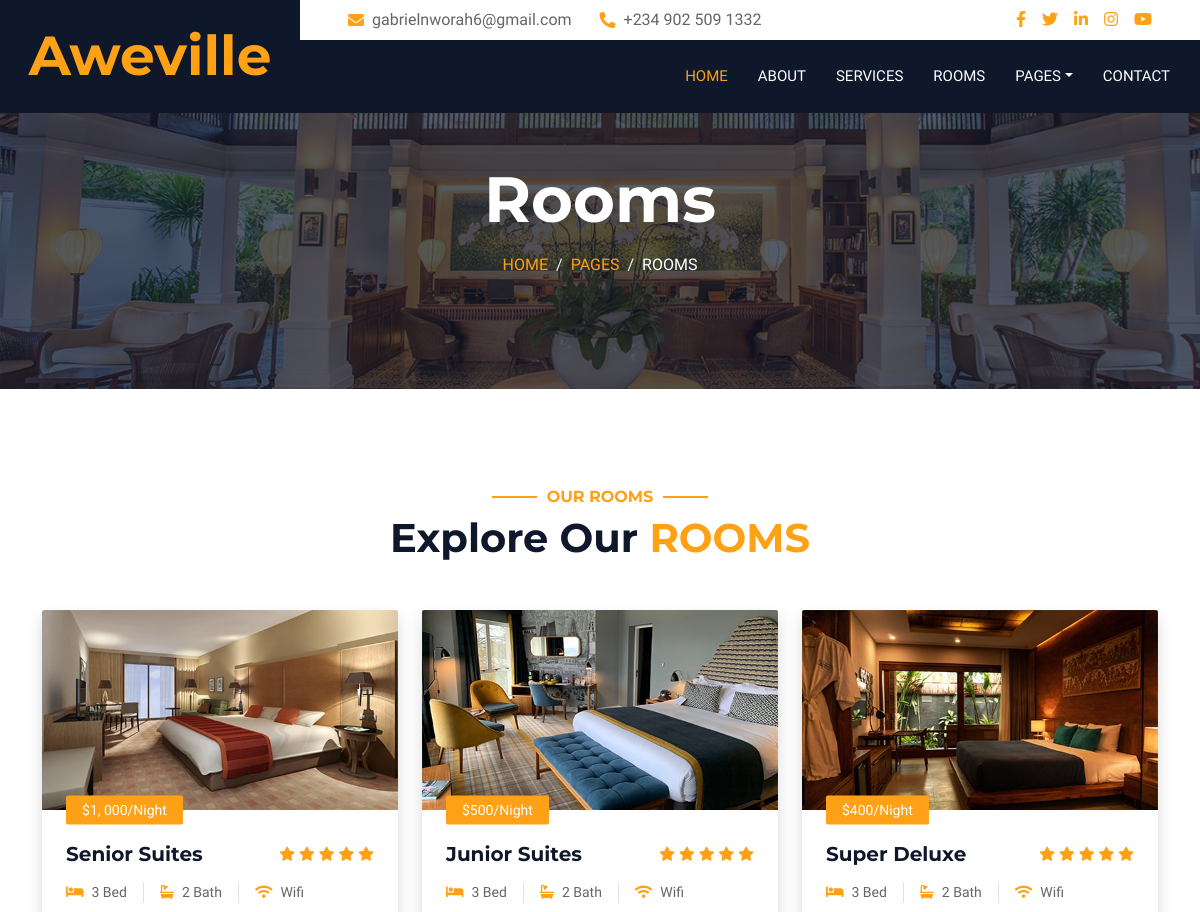
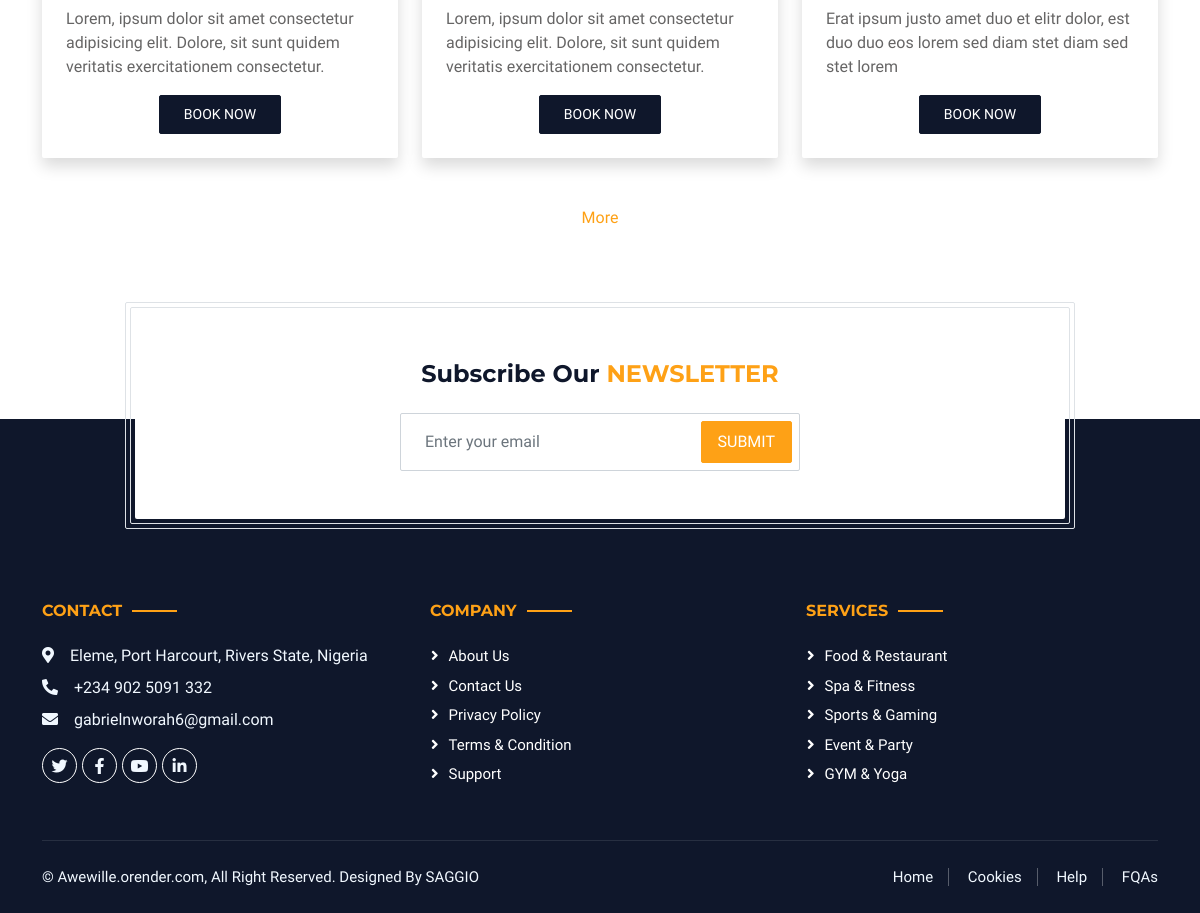
Screenshot of /rooms with the database file from the repository (2 pictures, top to bottom).
### AwevilleApp/models.py (models this page shows, shortened)
class Room(models.Model):
    Title = models.CharField(max_length=200)
    Price = models.CharField(max_length=30)
    Description = models.TextField()
    Star = models.IntegerField()
    Image = models.ImageField(upload_to="upload")
    DatePub = models.DateTimeField(default=datetime.now(), editable=False)

### AwevilleApp/views.py (the view)
# urls.py: path('rooms', roomView),
def roomView(request):
    subscriberForm = SubscriberForm(request.POST)
    if request.method == 'POST':
        if subscriberForm.is_valid():
            subscriberForm.save()
    Rooms = Room.objects.all()
    paginator = Paginator(Rooms, 3)
    paginator_page_number = request.GET.get("page")
    page_obj = paginator.get_page(paginator_page_number)
    for room in Rooms:
        print(room.id)
    return render(request, "rooms.html", { 'subscriberForm': subscriberForm, "Rooms": page_obj})

### AwevilleApp/forms.py
class SubscriberForm(ModelForm):
    class Meta:
        model = Subscriber
        fields = "__all__"

### AwevilleApp/templates/rooms.html (shortened to what this page needs)
{% load static %}
    {% block content %}
     {% include '__header.html' %}
     <div class="container-xxl bg-white p-0">
        <div class="container-fluid page-header mb-5 p-0" style="background-image: url({% static 'img/carousel-1.jpg' %});">
            <div class="container-fluid page-header-inner py-5">
                <div class="container text-center pb-5">
                    <h1 class="display-3 text-white mb-3 animated slideInDown">Rooms</h1>
                    <nav aria-label="breadcrumb">
                        <ol class="breadcrumb justify-content-center text-uppercase">
                            <li class="breadcrumb-item"><a href="/">Home</a></li>
                            <li class="breadcrumb-item"><a href="">Pages</a></li>
                            <li class="breadcrumb-item text-white active" aria-current="page">Rooms</li>
                        </ol>
                    </nav>
                </div>
            </div>
        </div>
        <div class="container-xxl py-5">
            <div class="container">
                <div class="text-center wow fadeInUp" data-wow-delay="0.1s">
                    <h6 class="section-title text-center text-primary text-uppercase">Our Rooms</h6>
                    <h1 class="mb-5">Explore Our <span class="text-primary text-uppercase">Rooms</span></h1>
                </div>
                <div class="row g-4" style="display: flex; justify-content: space-evenly;">
                    {% for room in Rooms %}
                    <div class="col-lg-4 col-md-6 wow fadeInUp" data-wow-delay="0.1s">
                        <div class="room-item shadow rounded overflow-hidden">
                            <div class="position-relative">
                                <img class="img-fluid" src="{{ room.Image.url }}" alt="{{ room.Title }}" style="height: 200px; width: 360px;">
                                <small class="position-absolute start-0 top-100 translate-middle-y bg-primary text-white rounded py-1 px-3 ms-4">${{ room.Price }}/Night</small>
                            </div>
                            <div class="p-4 mt-2">
                                <div class="d-flex justify-content-between mb-3">
                                    <h5 class="mb-0">{{ room.Title }}</h5>
                                    <div class="ps-2">
                                        <small class="fa fa-star text-primary"></small>
                                        <small class="fa fa-star text-primary"></small>
                                        <small class="fa fa-star text-primary"></small>
                                        <small class="fa fa-star text-primary"></small>
                                        <small class="fa fa-star text-primary"></small>
                                    </div>
                                </div>
                                <div class="d-flex mb-3">
                                    <small class="border-end me-3 pe-3"><i class="fa fa-bed text-primary me-2"></i>3 Bed</small>
                                    <small class="border-end me-3 pe-3"><i class="fa fa-bath text-primary me-2"></i>2 Bath</small>
                                    <small><i class="fa fa-wifi text-primary me-2"></i>Wifi</small>
                                </div>
                                <p class="text-body mb-3">{{ room.Description }}</p>
                                <div class="d-flex justify-content-around">
                                    <a class="btn btn-sm btn-dark rounded py-2 px-4" href="/booking/{{ room.Title }}/{{ room.Image.url}}/">Book Now</a>
                                </div>
                            </div>
                        </div>
                    </div>
                    {% endfor %}
                </div>
            </div>
        </div>
        <div style="width: 100%; display: flex; justify-content: space-around;">
            {% if Rooms.has_next and not Rooms.has_previous %}
                <a href="?page={{ Rooms.next_page_number }}" style="text-decoration: none; color: #FEA116;">More</a>
            {% endif %}
        </div>
        <br>
        {% include '__footer.html' %}
     </div>
    {% endblock %}

### AwevilleApp/templates/__header.html (shortened to what this page needs)
{% load static %}
<!DOCTYPE html>
<html lang="en">
<head>
    <link href="https://cdnjs.cloudflare.com/ajax/libs/font-awesome/5.10.0/css/all.min.css" rel="stylesheet">
    <link href="https://cdn.jsdelivr.net/npm/bootstrap-icons@1.4.1/font/bootstrap-icons.css" rel="stylesheet">
    <link href="{% static '/lib/animate/animate.min.css' %}" rel="stylesheet">
    <link href="{% static '/lib/owlcarousel/assets/owl.carousel.min.css' %}" rel="stylesheet">
    <link href="{% static '/lib/tempusdominus/css/tempusdominus-bootstrap-4.min.css' %}" rel="stylesheet" />
    <link href="{% static 'css/bootstrap.min.css' %}" rel="stylesheet">
    <link href="{% static '/css/style.css' %}" rel="stylesheet">
</head>
<body>
    <div class="container-xxl bg-white p-0">
        <div class="container-fluid bg-dark px-0">
            <div class="row gx-0">
                <div class="col-lg-3 bg-dark d-none d-lg-block">
                    <a href="/" class="navbar-brand w-100 h-100 m-0 p-0 d-flex align-items-center justify-content-center">
                        <h1 class="m-0 text-primary" style="font-size: 55px;">Aweville</h1>
                    </a>
                </div>
                <div class="col-lg-9">
                    <div class="row gx-0 bg-white d-none d-lg-flex">
                        <div class="col-lg-7 px-5 text-start">
                            <div class="h-100 d-inline-flex align-items-center py-2 me-4">
                                <i class="fa fa-envelope text-primary me-2"></i>
                                <p class="mb-0">gabrielnworah6@gmail.com</p>
                            </div>
                            <div class="h-100 d-inline-flex align-items-center py-2">
                                <i class="fa fa-phone-alt text-primary me-2"></i>
                                <p class="mb-0">+234 902 509 1332</p>
                            </div>
                        </div>
                        <div class="col-lg-5 px-5 text-end">
                            <div class="d-inline-flex align-items-center py-2">
                                <a class="me-3" href=""><i class="fab fa-facebook-f"></i></a>
                                <a class="me-3" href=""><i class="fab fa-twitter"></i></a>
                                <a class="me-3" href=""><i class="fab fa-linkedin-in"></i></a>
                                <a class="me-3" href=""><i class="fab fa-instagram"></i></a>
                                <a class="" href=""><i class="fab fa-youtube"></i></a>
                            </div>
                        </div>
                    </div>
                    <nav class="navbar navbar-expand-lg bg-dark navbar-dark p-3 p-lg-0">
                        <div  class="collapse navbar-collapse justify-content-between" id="navbarCollapse">
                            <div class="navbar-nav mr-auto py-0">
                                <a href="/" class="nav-item nav-link active">Home</a>
                                <a href="about" class="nav-item nav-link">About</a>
                                <a href="services" class="nav-item nav-link">Services</a>
                                <a href="rooms" class="nav-item nav-link">Rooms</a>
                                <div class="nav-item dropdown">
                                    <a href="#" class="nav-link dropdown-toggle" data-bs-toggle="dropdown">Pages</a>
                                </div>
                                <a href="contact" class="nav-item nav-link">Contact</a>
                            </div>
                        </div>
                    </nav>
                </div>
            </div>
        </div>
    </div>
</body>
</html>

### AwevilleApp/templates/__footer.html (shortened to what this page needs)
    <div class="container-xxl bg-white p-0">
        <div class="container newsletter mt-5 wow fadeIn" data-wow-delay="0.1s">
            <div class="row justify-content-center">
                <div class="col-lg-10 border rounded p-1">
                    <div class="border rounded text-center p-1">
                        <div class="bg-white rounded text-center p-5">
                            <h4 class="mb-4">Subscribe Our <span class="text-primary text-uppercase">Newsletter</span></h4>
                            {% load widget_tweaks %}
                            <form method="POST">
                            <div class="position-relative mx-auto" style="max-width: 400px;">
                                {% render_field subscriberForm.Email class="form-control w-100 py-3 ps-4 pe-5" id="message" placeholder="Enter your email" type="email" %}
                                <button type="Submit" class="btn btn-primary py-2 px-3 position-absolute top-0 end-0 mt-2 me-2">Submit</button>
                            </div>
                            </form>
                        </div>
                    </div>
                </div>
            </div>
        </div>
        <div class="container-fluid bg-dark text-light footer wow fadeIn" data-wow-delay="0.1s">
            <div class="container pb-5">
                <div class="row g-5">
                    <div class="col-md-6 col-lg-4">
                        <h6 class="section-title text-start text-primary text-uppercase mb-4">Contact</h6>
                        <p class="mb-2"><i class="fa fa-map-marker-alt me-3"></i>Eleme, Port Harcourt, Rivers State, Nigeria</p>
                        <p class="mb-2"><i class="fa fa-phone-alt me-3"></i>+234 902 5091 332</p>
                        <p class="mb-2"><i class="fa fa-envelope me-3"></i>gabrielnworah6@gmail.com</p>
                        <div class="d-flex pt-2">
                            <a class="btn btn-outline-light btn-social" href=""><i class="fab fa-twitter"></i></a>
                            <a class="btn btn-outline-light btn-social" href=""><i class="fab fa-facebook-f"></i></a>
                            <a class="btn btn-outline-light btn-social" href=""><i class="fab fa-youtube"></i></a>
                            <a class="btn btn-outline-light btn-social" href=""><i class="fab fa-linkedin-in"></i></a>
                        </div>
                    </div>
                    <div class="col-lg-8 col-md-12">
                        <div class="row gy-5 g-4">
                            <div class="col-md-6">
                                <h6 class="section-title text-start text-primary text-uppercase mb-4">Company</h6>
                                <a class="btn btn-link" href="">About Us</a>
                                <a class="btn btn-link" href="">Contact Us</a>
                                <a class="btn btn-link" href="">Privacy Policy</a>
                                <a class="btn btn-link" href="">Terms & Condition</a>
                                <a class="btn btn-link" href="">Support</a>
                            </div>
                            <div class="col-md-6">
                                <h6 class="section-title text-start text-primary text-uppercase mb-4">Services</h6>
                                <a class="btn btn-link" href="">Food & Restaurant</a>
                                <a class="btn btn-link" href="">Spa & Fitness</a>
                                <a class="btn btn-link" href="">Sports & Gaming</a>
                                <a class="btn btn-link" href="">Event & Party</a>
                                <a class="btn btn-link" href="">GYM & Yoga</a>
                            </div>
                        </div>
                    </div>
                </div>
            </div>
            <div class="container">
                <div class="copyright">
                    <div class="row">
                        <div class="col-md-6 text-center text-md-start mb-3 mb-md-0">
                            &copy; <a href="https://aweville.onrender.com">Awewille.orender.com</a>, All Right Reserved.
							Designed By <a href="">SAGGIO</a>
                        </div>
                        <div class="col-md-6 text-center text-md-end">
                            <div class="footer-menu">
                                <a href="">Home</a>
                                <a href="">Cookies</a>
                                <a href="">Help</a>
                                <a href="">FQAs</a>
                            </div>
                        </div>
                    </div>
                </div>
            </div>
        </div>

### AwevilleApp/static/css/style.css (style rules this page uses)
@media (min-width:800px) { #navbarCollapse { display: flex; flex-direction: row-reverse; } }
:root { --primary: #FEA116; --light: #F1F8FF; --dark: #0F172B; }
.btn { font-weight: 500; text-transform: uppercase; transition: .5s; }
.btn.btn-primary, .btn.btn-secondary { color: #FFFFFF; }
.navbar-dark .navbar-nav .nav-link { margin-right: 30px; padding: 25px 0; color: #FFFFFF; font-size: 15px; text-transform: uppercase; outline: none; }
.navbar-dark .navbar-nav .nav-link:hover, .navbar-dark .navbar-nav .nav-link.active { color: var(--primary); }
.page-header { background-position: center center; background-repeat: no-repeat; background-size: cover; }
.page-header-inner { background: rgba(15, 23, 43, .7); }
.breadcrumb-item + .breadcrumb-item::before { color: var(--light); }
.section-title { position: relative; display: inline-block; }
.section-title::before { position: absolute; content: ""; width: 45px; height: 2px; top: 50%; left: -55px; margin-top: -1px; background: var(--primary); }
.section-title::after { position: absolute; content: ""; width: 45px; height: 2px; top: 50%; right: -55px; margin-top: -1px; background: var(--primary); }
.section-title.text-start::before, .section-title.text-end::after { display: none; }
.newsletter { position: relative; z-index: 1; }
.footer { position: relative; margin-top: -110px; padding-top: 180px; }
.footer .btn.btn-social { margin-right: 5px; width: 35px; height: 35px; display: flex; align-items: center; justify-content: center; color: var(--light); border: 1px solid #FFFFFF; border-radius: 35px; transition: .3s; }
.footer .btn.btn-link { display: block; margin-bottom: 5px; padding: 0; text-align: left; color: #FFFFFF; font-size: 15px; font-weight: normal; text-transform: capitalize; transition: .3s; }
.footer .btn.btn-link::before { position: relative; content: "\f105"; font-family: "Font Awesome 5 Free"; font-weight: 900; margin-right: 10px; }
.footer .copyright { padding: 25px 0; font-size: 15px; border-top: 1px solid rgba(256, 256, 256, .1); }
.footer .copyright a { color: var(--light); }
.footer .footer-menu a { margin-right: 15px; padding-right: 15px; border-right: 1px solid rgba(255, 255, 255, .3); }
.footer .footer-menu a:last-child { margin-right: 0; padding-right: 0; border-right: none; }

### rows the page displays
Room: Image (picture), Price "1, 000", Title "Senior Suites", Description "Lorem, ipsum dolor sit amet consectetur adipisicing elit. Dolore, sit sunt quidem veritatis exercitationem consectetur."
Room: Image (picture), Price "500", Title "Junior Suites", Description "Lorem, ipsum dolor sit amet consectetur adipisicing elit. Dolore, sit sunt quidem veritatis exercitationem consectetur."
Room: Image (picture), Price "400", Title "Super Deluxe", Description "Erat ipsum justo amet duo et elitr dolor, est duo duo eos lorem sed diam stet diam sed stet lorem"
